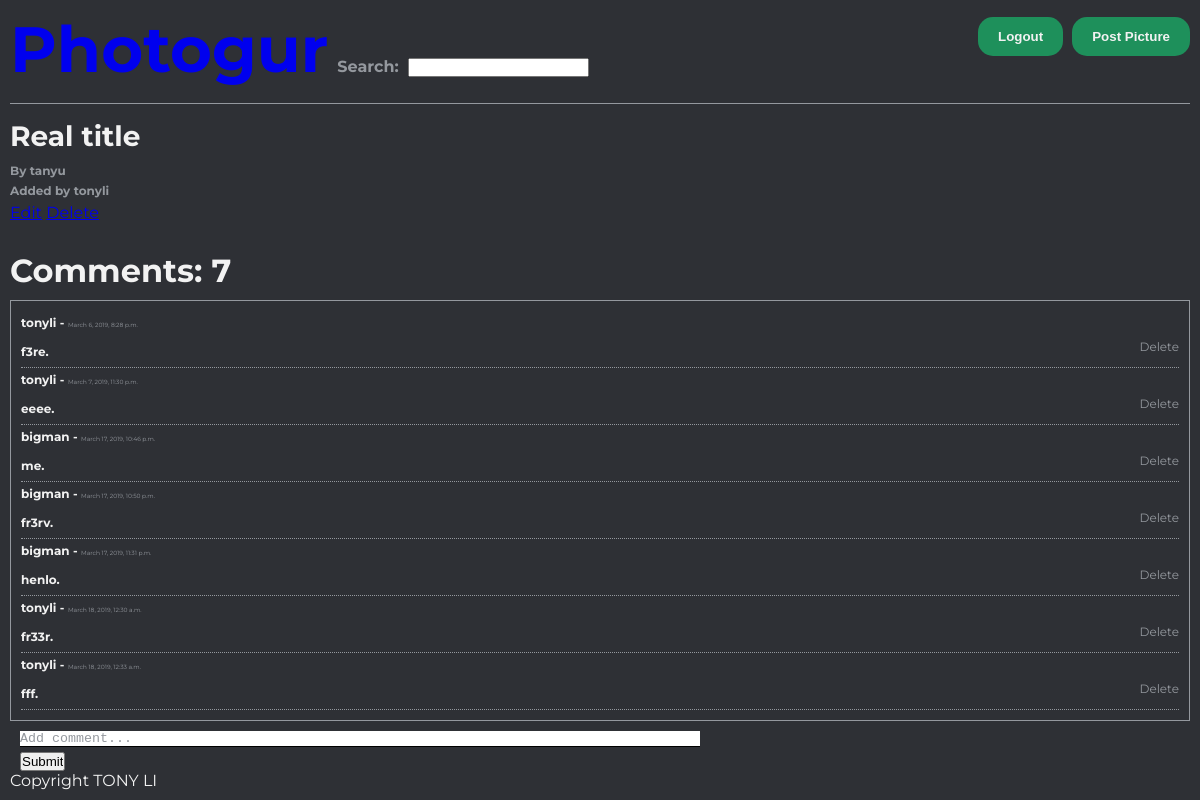
Page /pictures/2 (signed in) on the committed database.
### photogur/models.py (models this page shows, shortened)
class Picture(models.Model):
    title = models.CharField(max_length=255)
    artist = models.CharField(max_length=255)
    url = models.CharField(max_length=255)
    user = models.ForeignKey(User, on_delete=models.CASCADE, related_name='pictures', default=1)

class Comment(models.Model):
    name = models.CharField(max_length=255) #need to delete later but done know hwo to delete as of right now
    created_at = models.DateTimeField(auto_now_add=True)
    message = models.TextField()
    picture = models.ForeignKey(Picture, on_delete=models.CASCADE, related_name='comments')
    user = models.ForeignKey(User, on_delete=models.CASCADE, related_name='comments', default=1)

### photogur/views.py (the view)
# urls.py: path('pictures/<int:id>', picture_show, name='picture_details'),
def picture_show(request, id):
    picture = Picture.objects.get(pk=id)
    comments = picture.comments.all()
    if request.method == 'POST':
        comment_form = CommentForm(request.POST)
        if comment_form.is_valid():
            new_comment = comment_form.save()
            return HttpResponseRedirect('/pictures/{}'.format(id))
        else:
            pass #some error
    else:
        comment_form = CommentForm(initial={'picture': id, 'user': request.user, 'name': 'placeholder'})
    context = {
        'picture': picture,
        'comments': comments,
        'comment_form': comment_form
    }
    response = render(request, 'picture.html', context)
    return HttpResponse(response)

### photogur/forms.py
class CommentForm(ModelForm):
    class Meta:
        model = Comment
        widgets = {
            'picture': forms.HiddenInput(),
            'user': forms.HiddenInput(),
            'name': forms.HiddenInput()
        }
        fields = [
            'name',
            'message',
            'picture',
            'user'
        ]

### photogur/templates/picture.html (shortened to what this page needs)
{% extends 'base.html' %}
{% block content %}
  <div class="title">
    <h2> {{picture.title}} </h2>
    <h3> By {{picture.artist}} </h3>
    <h3> Added by {{ picture.user }}</h3>
  </div>
  <div class="buttons">
      {% if request.user.is_authenticated %}
        <a href="{% url 'edit_picture' id=picture.pk %}">Edit</a>
        <a href="{% url 'delete_picture' id=picture.pk %}">Delete</a>
      {% endif %}
  </div>
  <div class="individual-image">
  </div>
  <h1 class="comment-count">Comments: {{ picture.comments.count }}</h1>
  <div class="comment-section">
    <ul>
      {% for comment in comments %}
        <li>
          <h3>{{ comment.user }} - <span>{{ comment.created_at }}</span></h3>
          <h4>{{ comment.message }}.</h4>
          {% if request.user.is_authenticated %}
            <a href="{% url 'delete_comment' id=comment.pk %}">Delete</a>
          {% endif %}
        </li>
      {% endfor %}
    </ul>
  </div>
  <div class="comment-post">
    <form action="{% url 'picture_details' id=picture.pk %}" method="post">
      <p>
        <textarea placeholder="Add comment..." name="message" cols="40" rows="5" required="" id="id_message"></textarea>
      </p>
      <input type="submit" name="Add" id="">
    </form>
  </div>
  {% endblock %}

### photogur/static/css/main.css (style rules this page uses)
* { box-sizing: border-box; list-style: none; margin: 0; padding: 0; }
html { height: 100%; background: #2e3035; }
body { padding: 10px; font-family: 'Montserrat', sans-serif; position: relative; height: 100%; color: #f2f2f2; }
li { list-style: none; display: inline-block; }
.title h3 { padding-bottom: 5px; color: #94989e; font-size: 0.75em; }
.title h2 { font-size: 1.75em; padding-bottom: 10px; font-weight: 700; }
span { font-size: 0.5em; }
.comment-count { margin-top: 10px; }
.comment-section li { display: block; line-height: 2; border-bottom: 1px dotted #94989e; }
.comment-section ul { border: solid #94989e; padding: 10px; border-width: 1px; margin: 10px 0; }
.comment-section li h3 { font-size: 0.75em; font-weight: 700; }
.comment-section li h3 span { font-size: 0.5em; color: #94989e; font-weight: 400; }
.comment-section li h4 { font-size: 0.75em; display: inline-block; }
.comment-section li a { float: right; font-size: 0.75em; color: #94989e; }
.comment-section li a:link { text-decoration: none; }
.comment-post { margin: 0 10px; }
.comment-post form p textarea { width: 680px; height: 16px; resize: none; border: none; border-bottom: 1px solid; outline: none; }
.comment-post form p textarea::placeholder { color: #94989e; }

### rows in the picture
Picture: title "Real title", artist "tanyu", user "tonyli", comments.count "7"
Comment: user "tonyli", created_at "March 6, 2019, 8:28 p.m.", message "f3re"
Comment: user "tonyli", created_at "March 7, 2019, 11:30 p.m.", message "eeee"
Comment: user "bigman", created_at "March 17, 2019, 10:46 p.m.", message "me"
Comment: user "bigman", created_at "March 17, 2019, 10:50 p.m.", message "fr3rv"
Comment: user "bigman", created_at "March 17, 2019, 11:31 p.m.", message "henlo"
Comment: user "tonyli", created_at "March 18, 2019, 12:30 a.m.", message "fr33r"
Comment: user "tonyli", created_at "March 18, 2019, 12:33 a.m.", message "fff"
